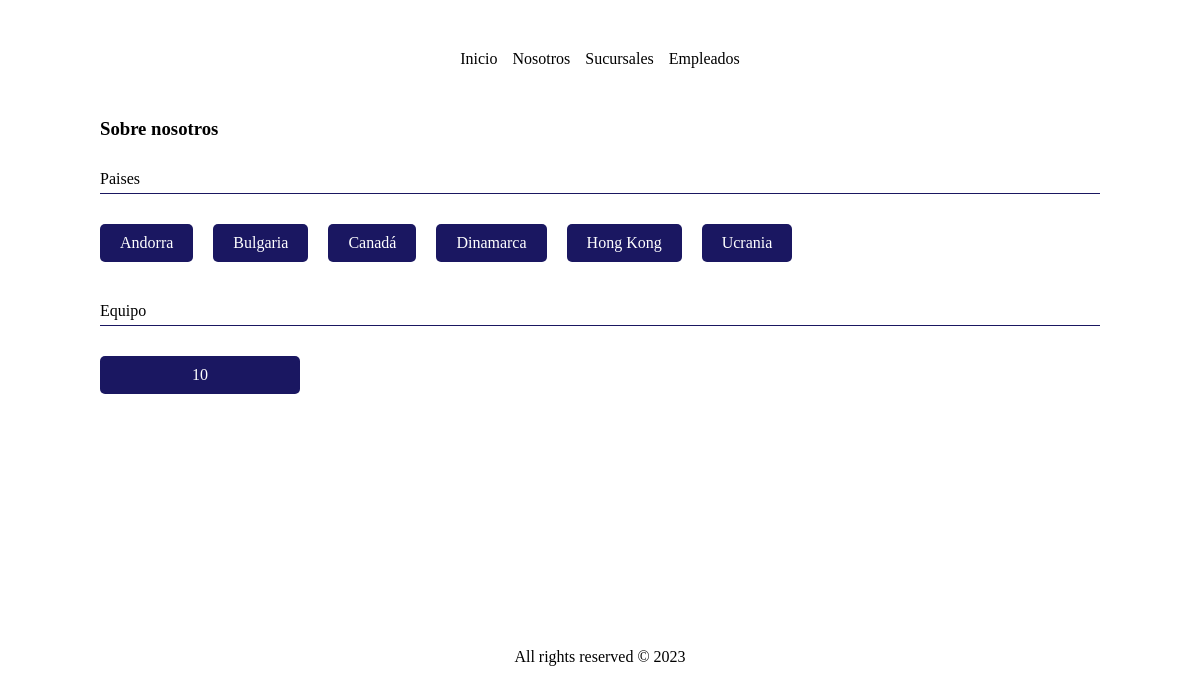
Page /empresa/nosotros/ on the committed database.
### empresa/models.py (models this page shows, shortened)
class Pais(models.Model):
    pais = models.CharField(max_length=50)
    codigo = models.IntegerField()

### empresa/views.py (the view)
# urls.py: path("nosotros/", views.nosotros, name='nosotros'),
def nosotros(request):
    contexto = {
        'paises': Pais.objects.all().count(),
        'empleados': Empleado.objects.all().count(),
        'lista_paises':Pais.objects.all()
    }
    return render(request, 'nosotros.html', contexto)

### templates/nosotros.html
{%extends 'layouts/base.html'%}
{%block content%}
<h3>Sobre nosotros</h3>
<p class="title">Paises</p>
<ul class="paises">
    {% for pais in lista_paises %}
    <a href="{%url 'pais' id=pais.id%}"><li class="btn-sm">{{pais.pais}}</li></a>
    {% endfor %}
</ul>
<p class="title">Equipo </p>
<div class="btn-sm"><a href="{% url 'empleados' %}">{{empleados}}</a></div>
{%endblock%}

### static/style.css (style rules this page uses)
* { margin: 0; padding: 0; box-sizing: border-box; }
ul, li { list-style: none; }
a { text-decoration: none; color: black; }
h3 { margin-bottom: 30px; }
.paises { display: flex; gap: 20px; }
.btn-sm { background-color: rgb(26, 23, 97); color: white; padding:10px 20px; border-radius: 5px; margin: 30px 0; max-width: 200px; text-align: center; cursor: pointer; }
.btn-sm a { color: inherit; width: 100%; }
.title { padding-bottom:5px; border-bottom: 1px solid rgb(26, 23, 97); margin-top: 10px; }

### rows in the picture
Pais: pais "Andorra"
Pais: pais "Bulgaria"
Pais: pais "Canadá"
Pais: pais "Dinamarca"
Pais: pais "Hong Kong"
Pais: pais "Ucrania"

### other values in the picture
{{ empleados }} "10"
